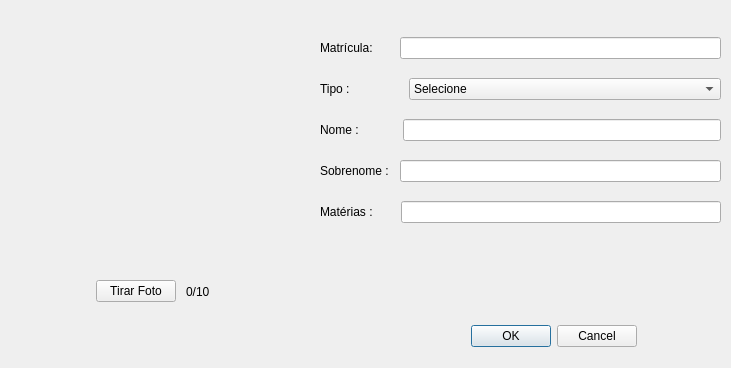
<?xml version="1.0" encoding="UTF-8"?>
<ui version="4.0">
 <class>NovoUsuario</class>
 <widget class="QDialog" name="NovoUsuario">
  <property name="geometry">
   <rect>
    <x>0</x>
    <y>0</y>
    <width>731</width>
    <height>368</height>
   </rect>
  </property>
  <property name="windowTitle">
   <string>Novo Usuário</string>
  </property>
  <widget class="QDialogButtonBox" name="ok_cancela_botao">
   <property name="geometry">
    <rect>
     <x>296</x>
     <y>320</y>
     <width>341</width>
     <height>32</height>
    </rect>
   </property>
   <property name="orientation">
    <enum>Qt::Horizontal</enum>
   </property>
   <property name="standardButtons">
    <set>QDialogButtonBox::Cancel|QDialogButtonBox::Ok</set>
   </property>
  </widget>
  <widget class="QLabel" name="videoCapture">
   <property name="geometry">
    <rect>
     <x>24</x>
     <y>32</y>
     <width>282</width>
     <height>240</height>
    </rect>
   </property>
   <property name="autoFillBackground">
    <bool>true</bool>
   </property>
   <property name="text">
    <string/>
   </property>
  </widget>
  <widget class="QWidget" name="layoutWidget">
   <property name="geometry">
    <rect>
     <x>96</x>
     <y>280</y>
     <width>137</width>
     <height>23</height>
    </rect>
   </property>
   <layout class="QHBoxLayout" name="group_numFotos">
    <property name="spacing">
     <number>10</number>
    </property>
    <item>
     <widget class="QPushButton" name="tiraFoto_botao">
      <property name="text">
       <string>Tirar Foto</string>
      </property>
     </widget>
    </item>
    <item>
     <widget class="QLabel" name="num_fotos_label">
      <property name="text">
       <string>0/10</string>
      </property>
     </widget>
    </item>
   </layout>
  </widget>
  <widget class="QWidget" name="layoutWidget">
   <property name="geometry">
    <rect>
     <x>320</x>
     <y>24</y>
     <width>401</width>
     <height>217</height>
    </rect>
   </property>
   <layout class="QVBoxLayout" name="group_Form">
    <item>
     <layout class="QHBoxLayout" name="group_matricula">
      <property name="spacing">
       <number>24</number>
      </property>
      <item>
       <widget class="QLabel" name="matricula_label">
        <property name="text">
         <string>Matrícula: </string>
        </property>
       </widget>
      </item>
      <item>
       <widget class="QLineEdit" name="matricula_field"/>
      </item>
     </layout>
    </item>
    <item>
     <layout class="QHBoxLayout" name="group_tipo_pessoa">
      <item alignment="Qt::AlignLeft">
       <widget class="QLabel" name="tipo__label">
        <property name="text">
         <string>Tipo :</string>
        </property>
       </widget>
      </item>
      <item>
       <widget class="QComboBox" name="tipo_pessoa_field">
        <property name="minimumSize">
         <size>
          <width>312</width>
          <height>22</height>
         </size>
        </property>
        <item>
         <property name="text">
          <string>Selecione</string>
         </property>
        </item>
        <item>
         <property name="text">
          <string>Professor</string>
         </property>
        </item>
        <item>
         <property name="text">
          <string>Aluno</string>
         </property>
        </item>
        <item>
         <property name="text">
          <string>Servidor</string>
         </property>
        </item>
        <item>
         <property name="text">
          <string>Externo</string>
         </property>
        </item>
       </widget>
      </item>
     </layout>
    </item>
    <item>
     <layout class="QHBoxLayout" name="group_nome">
      <property name="spacing">
       <number>44</number>
      </property>
      <item>
       <widget class="QLabel" name="nome_label">
        <property name="text">
         <string>Nome :</string>
        </property>
       </widget>
      </item>
      <item>
       <widget class="QLineEdit" name="nome_field"/>
      </item>
     </layout>
    </item>
    <item>
     <layout class="QHBoxLayout" name="group_sobrenome">
      <property name="spacing">
       <number>11</number>
      </property>
      <item>
       <widget class="QLabel" name="sobrenome_label">
        <property name="text">
         <string>Sobrenome :</string>
        </property>
       </widget>
      </item>
      <item>
       <widget class="QLineEdit" name="sobrenome_field"/>
      </item>
     </layout>
    </item>
    <item>
     <layout class="QHBoxLayout" name="group_materias">
      <property name="spacing">
       <number>28</number>
      </property>
      <item>
       <widget class="QLabel" name="materias_label">
        <property name="text">
         <string>Matérias :</string>
        </property>
       </widget>
      </item>
      <item>
       <widget class="QLineEdit" name="materia_field"/>
      </item>
     </layout>
    </item>
   </layout>
  </widget>
  <widget class="QLabel" name="erro_label">
   <property name="geometry">
    <rect>
     <x>352</x>
     <y>264</y>
     <width>273</width>
     <height>33</height>
    </rect>
   </property>
   <property name="autoFillBackground">
    <bool>true</bool>
   </property>
   <property name="text">
    <string/>
   </property>
  </widget>
  <zorder>layoutWidget</zorder>
  <zorder>layoutWidget</zorder>
  <zorder>ok_cancela_botao</zorder>
  <zorder>videoCapture</zorder>
  <zorder>erro_label</zorder>
 </widget>
 <resources/>
 <connections>
  <connection>
   <sender>ok_cancela_botao</sender>
   <signal>rejected()</signal>
   <receiver>NovoUsuario</receiver>
   <slot>reject()</slot>
   <hints>
    <hint type="sourcelabel">
     <x>316</x>
     <y>260</y>
    </hint>
    <hint type="destinationlabel">
     <x>286</x>
     <y>274</y>
    </hint>
   </hints>
  </connection>
 </connections>
</ui>
